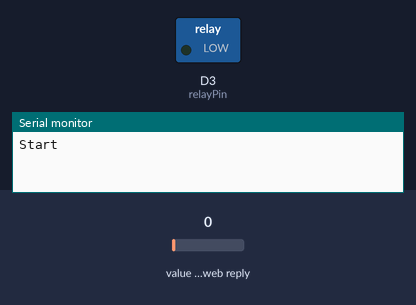
Bench run of a sketch on a simulated ESP8266 (NodeMCU). Parts: switched loads named in the sketch (green lamp = pin HIGH), the last lines printed to the serial monitor. Inputs (shaded band) come from the test bench; at power-on: value in the web reply 0. WiFi joins after 1.5 s; servers stay silent unless stated; web services answer with replies made up by the test bench.

Above: at 0.1 s.
At 5.2 s:
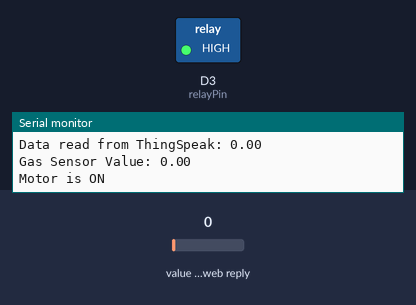
Timing chart, 0 to 6.7 s (numbered marks = the images above):
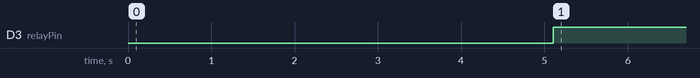

The sketch:

Project-bike.ino
```cpp
#include <ThingSpeak.h>
#include <ESP8266WiFi.h>
#include <Wire.h>

const char* ssid = "******";  // Replace with your Wi-Fi network name
const char* password = "******";  // Replace with your Wi-Fi password

const char* server = "api.thingspeak.com";
unsigned long channelID = 2215783;
const char* readAPIKey = "KAYKS7K0U2NEWN65";
unsigned int dataFieldOne = 2;

float gasValue = 0.0;
WiFiClient client;

const int relayPin = D3;
const int thresholdValue = 500;
const int buzzerPin = D4;

void setup() {
  Serial.begin(115200);
  Serial.println("Start");
  connectWiFi();
  // pinMode(relayPin, OUTPUT);
  gasValue = readTSData(channelID, dataFieldOne);
  delay(1000);
}

void loop() {
  delay(2000);
  Serial.println("Waiting...");

  gasValue = readTSData(channelID, dataFieldOne);
  Serial.println("Gas Sensor Value: " + String(gasValue, 2));

  if (gasValue < thresholdValue) {
    pinMode(relayPin, OUTPUT);
    digitalWrite(relayPin, HIGH);  // Turn on the relay
    Serial.println("Motor is ON");
  } else {
    pinMode(buzzerPin, OUTPUT);
    digitalWrite(buzzerPin, HIGH);
    digitalWrite(relayPin, LOW);  // Turn off the relay
    Serial.println("Motor is OFF");
}
}
void connectWiFi() {
  WiFi.begin(ssid, password);
  while (WiFi.status() != WL_CONNECTED) {
    delay(500);
    Serial.print(".");
  }

  Serial.println("Connected");
  ThingSpeak.begin(client);
}

float readTSData(long TSChannel, unsigned int TSField) {
  float data = ThingSpeak.readFloatField(TSChannel, TSField, readAPIKey);
  Serial.println("Data read from ThingSpeak: " + String(data, 2));
  return data;
}
```

Measured:
- by itself, D3 (relayPin): LOW → HIGH at 5.1 s
